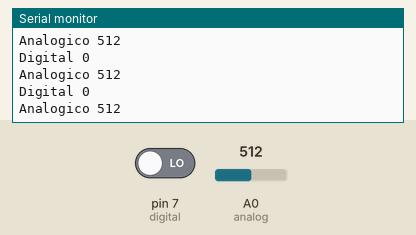
Bench run of a sketch on a simulated Arduino Uno, built with avr-gcc and run on an emulated ATmega328P. On the bench: the last lines printed to the serial monitor. The test bench sets the inputs (shaded band); at power-on: A0 (analog) = 512, pin 7 (digital) LOW.

Above: at 1.2 s.
1.3 s: A0 (analog) set to 716
At 1.71 s:
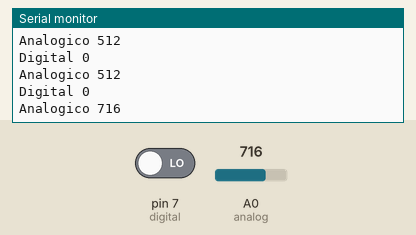
2.8 s: pin 7 (digital) driven HIGH
4.3 s: A0 (analog) set to 900
At 4.42 s:
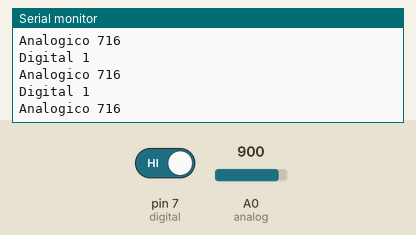
Timing chart, 0 to 7.3 s (numbered marks = the images above; inputs shaded):
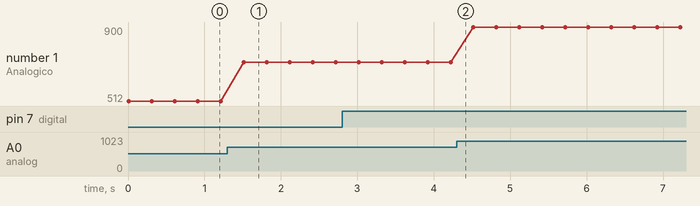

The sketch:

IR.ino
```cpp
int digital = 7;
int analog = A0;

void setup() {
  pinMode(digital, INPUT);
  pinMode(analog, INPUT);
  Serial.begin(9600);
  // put your setup c
}

void loop() {
  Serial.print("Digital ");
  Serial.println( digitalRead(digital) );

  Serial.print("Analogico ");
  Serial.println( analogRead(analog) );

  Serial.println("");
  delay(300);
}
```

Measured:
- after the input at 1.3 s, the serial monitor: prints a new line after 0.21 s (image 1)
- plotted number 1: 512 → 716 after the input at 1.3 s, 716 → 900 after the input at 4.3 s
